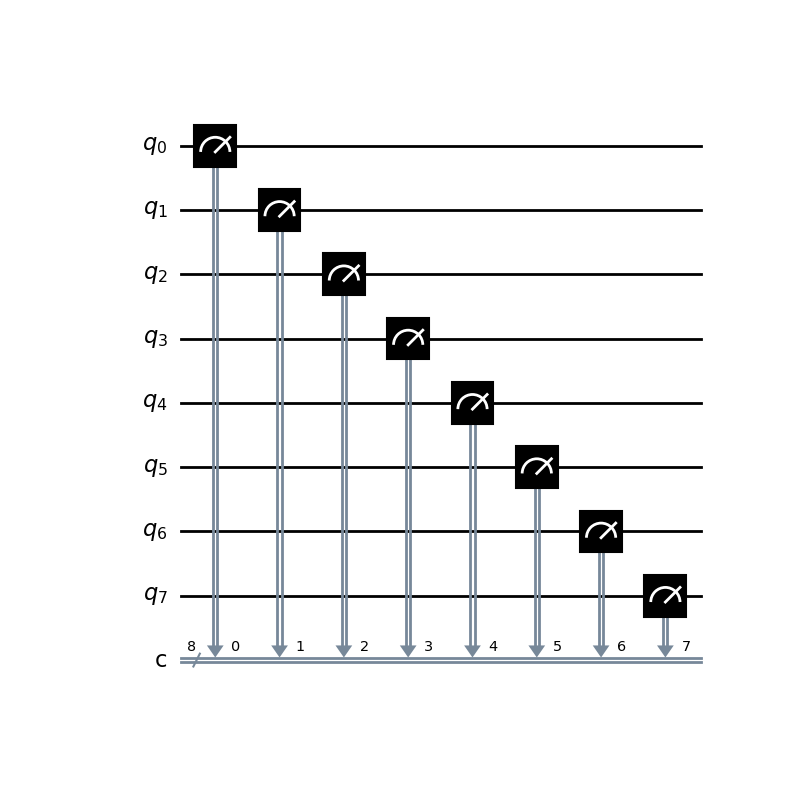

Source code (Python):
from qiskit import QuantumCircuit, assemble, Aer
from qiskit.visualization import plot_histogram
from qiskit_textbook.widgets import binary_widget
import matplotlib.pyplot as plt

#binary_widget(nbit = 5)
n = 8
n_c = n
n_p = n

qc = QuantumCircuit(n_c, n_p)

for j in range(n):
    qc.measure(j,j)

qc.draw(output = "mpl")
plt.show()
